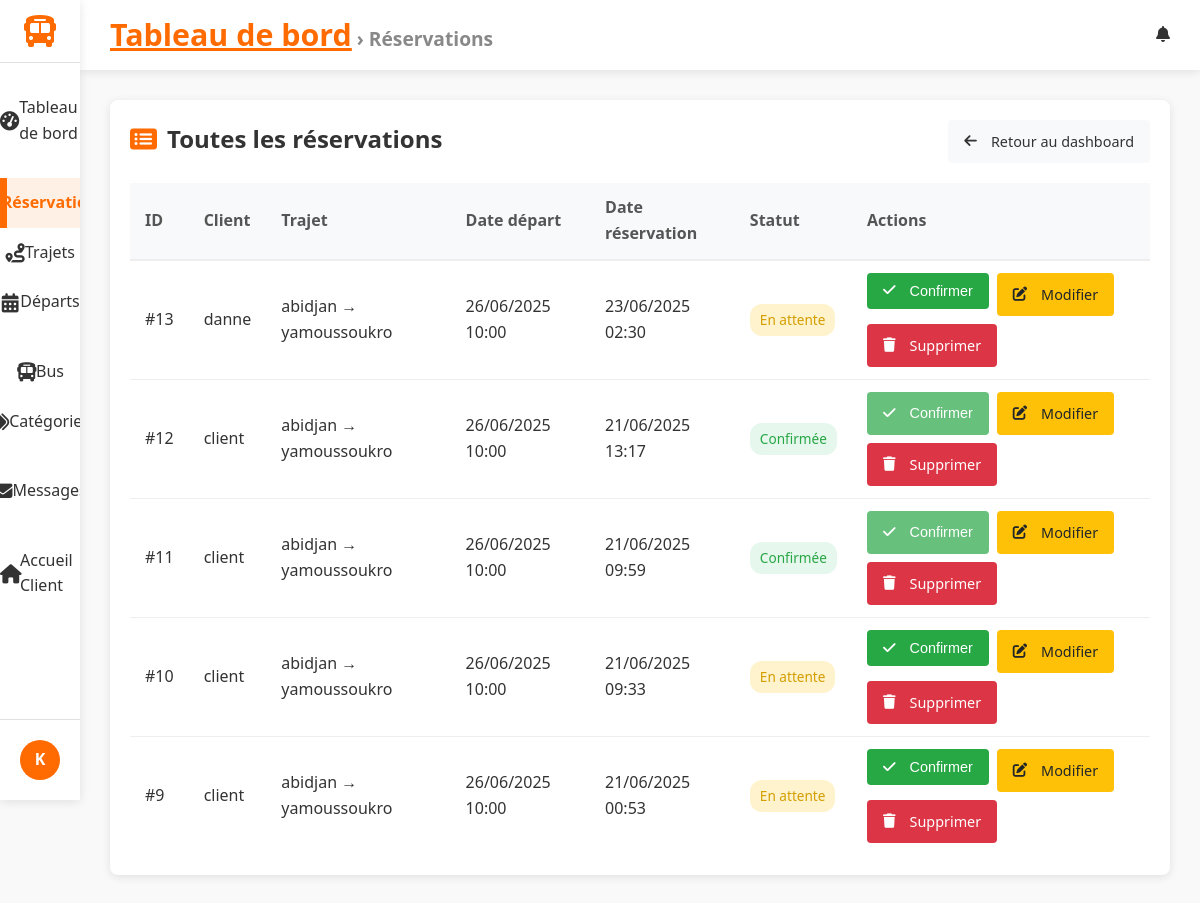
The app's page /dashboard/reservations/ (signed in) with its own data.
### accounts/models.py (models this page shows, shortened)
class CustomUser(AbstractUser):
    """
    Modèle utilisateur personnalisé. Hérite de AbstractUser (nom d'utilisateur, email, etc.).
    Nous pourrions ajouter des champs ici (par ex. is_client), mais utilisons la version minimale.
    """

### reservations/models.py (models this page shows, shortened)
class Reservation(models.Model):
    STATUS_CHOICES = [
        ('P', 'En attente'),
        ('C', 'Confirmée'),
        ('X', 'Annulée'),
    ]
    user = models.ForeignKey(settings.AUTH_USER_MODEL, on_delete=models.CASCADE)
    departure = models.ForeignKey(Departure, on_delete=models.CASCADE)
    status = models.CharField(max_length=1, choices=STATUS_CHOICES, default='P')
    booked_at = models.DateTimeField(auto_now_add=True)

### trips/models.py (models this page shows, shortened)
class Departure(models.Model):
    trip = models.ForeignKey(Trip, on_delete=models.CASCADE)
    bus = models.ForeignKey(Bus, on_delete=models.CASCADE)
    date = models.DateField()
    time = models.TimeField()
    is_active = models.BooleanField(default=True)
    class Meta:
        ordering = ['date', 'time']  # Tri par défaut par date puis heure

class Trip(models.Model):
    origin = models.CharField(max_length=100)       # Ville de départ
    destination = models.CharField(max_length=100)  # Ville d'arrivée
    category = models.ForeignKey(Category, on_delete=models.CASCADE)
    description = models.TextField(blank=True)
    price = models.DecimalField(max_digits=10, decimal_places=2, default=0)  # Prix du trajet

### gareci_admin/views.py (the view)
# urls.py: path('reservations/', ReservationAdminListView.as_view(), name='reservation_list'),
class ReservationAdminListView(StaffRequiredMixin,ActiveTabMixin, BreadcrumbMixin , ListView):
    model = Reservation
    template_name = 'dashboard/reservation_list.html'
    active_tab_value ='reservations'
    breadcrumb_title = 'Réservations '
    context_object_name = 'reservations'
    ordering = ['-booked_at']

### gareci_admin/utils.py (called while the page is built)
    def test_func(self):
        return self.request.user.is_staff

    def get_context_data(self, **kwargs):
        context = super().get_context_data(**kwargs)
        if self.active_tab_value:
            context['active_tab'] = self.active_tab_value
        return context

    def get_context_data(self, **kwargs):
        context = super().get_context_data(**kwargs)
        if self.breadcrumb_title:
            context['breadcrumb_title'] = self.breadcrumb_title
        return context

### gareci_admin/templates/dashboard/reservation_list.html (shortened to what this page needs)
{% extends 'dashboard/dashboard_base.html' %}
{% block content %}
<div class="reservations-container">
    <div class="reservations-header">
        <h2><i class="fas fa-list-alt"></i> Toutes les réservations</h2>
        <a href="{% url 'dashboard:index' %}" class="btn btn-default">
            <i class="fas fa-arrow-left"></i> Retour au dashboard
        </a>
    </div>
    <table class="reservations-table">
        <thead>
            <tr>
                <th>ID</th>
                <th>Client</th>
                <th>Trajet</th>
                <th>Date départ</th>
                <th>Date réservation</th>
                <th>Statut</th>
                <th>Actions</th>
            </tr>
        </thead>
        <tbody>
            {% for reservation in reservations %}
            <tr>
                <td>#{{ reservation.id }}</td>
                <td>{{ reservation.user.username }}</td>
                <td>{{ reservation.departure.trip.origin }} → {{ reservation.departure.trip.destination }}</td>
                <td>{{ reservation.departure.date|date:"d/m/Y" }} {{ reservation.departure.time|time:'H:i' }}</td>
                <td>{{ reservation.booked_at|date:'d/m/Y H:i' }}</td>
                <td>
                    <span class="status-badge
                        {% if reservation.status == 'P' %}status-pending
                        {% elif reservation.status == 'C' %}status-confirmed
                        {% elif reservation.status == 'X' %}status-cancelled{% endif %}">
                        {% if reservation.status == 'P' %}En attente
                        {% elif reservation.status == 'C' %}Confirmée
                        {% elif reservation.status == 'X' %}Annulée{% endif %}
                    </span>
                </td>
                <td>
                    <div class="action-buttons">
                        {% if reservation.status == 'P' %}
                            <form method="post" action="{% url 'dashboard:reservation_confirm' reservation.id %}" style="display:inline;">
                                <button type="submit" class="btn btn-sm btn-success">
                                    <i class="fas fa-check"></i> Confirmer
                                </button>
                            </form>
                        {% elif reservation.status == 'C' %}
                            <button class="btn btn-sm btn-success" disabled style="pointer-events: none; opacity: 0.7;">
                                <i class="fas fa-check"></i> Confirmer
                            </button>
                        {% elif reservation.status == 'X' %}
                            <button class="btn btn-sm btn-success" disabled style="pointer-events: none; opacity: 0.7;">
                                <i class="fas fa-check"></i> Confirmer
                            </button>
                        {% endif %}
                        <a href="{% url 'dashboard:reservation_edit' reservation.id %}" class="btn btn-sm btn-warning">
                            <i class="fas fa-edit"></i> Modifier
                        </a>
                        <a href="{% url 'dashboard:reservation_delete' reservation.id %}"
                           class="btn btn-sm btn-danger"
                           onclick="return confirm('Voulez-vous vraiment supprimer cette réservation ?');">
                            <i class="fas fa-trash"></i> Supprimer
                        </a>
                    </div>
                </td>
            </tr>
            {% endfor %}
        </tbody>
    </table>
</div>
{% endblock %}

### gareci_admin/templates/dashboard/dashboard_base.html (shortened to what this page needs)
{% load static %}
<!DOCTYPE html>
<html lang="fr">
<head>
    <link rel="stylesheet" href="https://cdnjs.cloudflare.com/ajax/libs/font-awesome/6.4.0/css/all.min.css">
    <link rel="stylesheet" href="{% static 'css/gareci_admin/dashboards.css' %}">
    <link rel="stylesheet" href="{% static 'css/gareci_admin/reservation_list.css' %}">
    <link rel="stylesheet" href="{% static 'css/gareci_admin/reservation_form.css' %}">
    <link rel="stylesheet" href="{% static 'css/gareci_admin/reservation_confirm_delete.css' %}">
    <link rel="stylesheet" href="{% static 'css/gareci_admin/trip_form.css' %}">
    <link rel="stylesheet" href="{% static 'css/gareci_admin/trip_list.css' %}">
    <link rel="stylesheet" href="{% static 'css/gareci_admin/message_list.css' %}">
    <link rel="stylesheet" href="{% static 'css/gareci_admin/message_form.css' %}">
    <link rel="stylesheet" href="{% static 'css/gareci_admin/message_confirm_delete.css' %}">
    <link rel="stylesheet" href="{% static 'css/gareci_admin/departure_list_.css' %}">
    <link rel="stylesheet" href="{% static 'css/gareci_admin/departure_form.css' %}">
    <link rel="stylesheet" href="{% static 'css/gareci_admin/category_list.css' %}">
    <link rel="stylesheet" href="{% static 'css/gareci_admin/category_form.css' %}">
    <link rel="stylesheet" href="{% static 'css/gareci_admin/bus_list.css' %}">
    <link rel="stylesheet" href="{% static 'css/gareci_admin/bus_form.css' %}">
</head>
<body>
    <div class="dashboard-container">
        <aside class="sidebar">
            <div class="logo">
                <a href="{% url 'dashboard:index' %}">
                    <i class="fas fa-bus"></i>
                </a>
            </div>
            <nav class="sidebar-nav">
                <ul class="nav-list">
                    <li class="{% if active_tab == 'dashboard' %}active{% endif %}">
                        <a href="{% url 'dashboard:index' %}">
                            <i class="fas fa-tachometer-alt"></i> Tableau de bord
                        </a>
                    </li>
                    <li class="nav-section-header">
                    </li>
                    <li class="{% if active_tab == 'reservations' %}active{% endif %}">
                        <a href="{% url 'dashboard:reservation_list' %}">
                             Réservations
                        </a>
                    </li>
                    <li class="{% if active_tab == 'trips' %}active{% endif %}">
                        <a href="{% url 'dashboard:trip_list' %}">
                            <i class="fas fa-route"></i> Trajets
                        </a>
                    </li>
                    <li class="{% if active_tab == 'departures' %}active{% endif %}">
                        <a href="{% url 'dashboard:departure_list' %}">
                            <i class="fas fa-calendar-alt"></i> Départs
                        </a>
                    </li>
                    <li class="nav-section-header">
                    </li>
                    <li class="{% if active_tab == 'buses' %}active{% endif %}">
                        <a href="{% url 'dashboard:bus_list' %}">
                            <i class="fas fa-bus"></i> Bus
                        </a>
                    </li>
                    <li class="{% if active_tab == 'categories' %}active{% endif %}">
                        <a href="{% url 'dashboard:category_list' %}">
                            <i class="fas fa-tags"></i> Catégories
                        </a>
                    </li>
                    <li class="nav-section-header">
                    </li>
                    <li class="{% if active_tab == 'messages' %}active{% endif %}">
                        <a href="{% url 'dashboard:message_list' %}">
                            <i class="fas fa-envelope"></i> Messages
                        </a>
                    </li>
                    <li class="nav-section-header">
                    </li>
                    <li class="{% if active_tab == 'messages' %}active{% endif %}">
                        <a href="{% url 'trips:home' %}">
                            <i class="fas fa-home"></i>Accueil Client
                        </a>
                    </li>
                </ul>
            </nav>
            <div class="sidebar-footer">
                <div class="user-profile">
                    <div class="user-avatar">
                        {% if user.profile.image %}
                            <img src="{{ user.profile.image.url }}" alt="{{ user.username }}">
                        {% else %}
                            <div class="avatar-initials">
                                {{ user.username|slice:":1"|upper }}
                            </div>
                        {% endif %}
                    </div>
                </div>
            </div>
        </aside>
        <main class="main-content">
            <header class="content-header">
                <div class="header-left">
                    <div class="breadcrumbs">
                        {% block breadcrumbs %}
                        <a href="{% url 'dashboard:index' %}">Tableau de bord</a>
                        {% if breadcrumb_title %} &rsaquo; {{ breadcrumb_title }}{% endif %}
                        {% endblock %}
                    </div>
                </div>
                <div class="header-right">
                    {% block header_actions %}
                    <div class="notifications">
                        <i class="fas fa-bell"></i>
                    </div>
                    {% endblock %}
                </div>
            </header>
            <div class="content-wrapper">
                {% block content %}{% endblock %}
            </div>
        </main>
    </div>
</body>
</html>

### static/css/gareci_admin/dashboards.css (style rules this page uses)
:root { --primary: #FF6B00; --primary-dark: #E05D00; --secondary: #0056B3; --dark: #333333; --light: #F5F5F5; --gray: #888888; --light-gray: #E0E0E0; --sidebar-width: 280px; --sidebar-collapsed-width: 80px; --header-height: 70px; --blue: #4285F4; --green: #34A853; --orange: #FBBC05; --red: #EA4335; --border-radius: 8px; --box-shadow: 0 2px 10px rgba(0, 0, 0, 0.1); --transition: all 0.3s ease; }
* { margin: 0; padding: 0; box-sizing: border-box; }
body { font-family: 'Segoe UI', Tahoma, Geneva, Verdana, sans-serif; background-color: #f9f9f9; color: var(--dark); line-height: 1.6; }
.dashboard-container { display: flex; min-height: 100vh; }
.sidebar { width: var(--sidebar-width); background-color: white; box-shadow: var(--box-shadow); display: flex; flex-direction: column; transition: var(--transition); z-index: 100; height: 100vh; position: fixed; }
.logo { display: flex; align-items: center; padding: 20px; border-bottom: 1px solid var(--light-gray); }
.logo a { text-decoration:none ; display: flex; align-items: center; }
.logo i { font-size: 2rem; color: var(--primary); margin-right: 10px; }
.sidebar-nav { flex: 1; padding: 20px 0; overflow-y: auto; }
.nav-list { list-style: none; }
.nav-section-header { padding: 15px 20px 5px; font-size: 0.8rem; text-transform: uppercase; color: var(--gray); letter-spacing: 0.5px; }
.nav-list li a { display: flex; align-items: center; padding: 12px 20px; color: var(--dark); text-decoration: none; transition: var(--transition); }
.nav-list li a i { margin-right: 10px; width: 20px; text-align: center; }
.nav-list li.active a { background-color: rgba(255, 107, 0, 0.1); color: var(--primary); border-left: 3px solid var(--primary); }
li.active { background-color: var(--accent); font-weight: bold; border-left: 4px solid var(--primary); }
.sidebar-footer { padding: 20px; border-top: 1px solid var(--light-gray); }
.user-profile { display: flex; align-items: center; }
.user-avatar { margin-right: 12px; }
.avatar-initials { width: 40px; height: 40px; border-radius: 50%; background-color: var(--primary); color: white; display: flex; align-items: center; justify-content: center; font-weight: bold; }
.main-content { flex: 1; margin-left: var(--sidebar-width); transition: var(--transition); min-height: 100vh; display: flex; flex-direction: column; }
.content-header { display: flex; justify-content: space-between; align-items: center; padding: 0 30px; height: var(--header-height); background-color: white; box-shadow: var(--box-shadow); position: sticky; top: 0; z-index: 90; }
.header-left { display: flex; align-items: center; }
.breadcrumbs { font-size: 1.2rem; color: var(--gray); font-weight: bolder; }
.breadcrumbs a { color: var(--primary); font-size: 1.9rem; font-weight: bolder; }
.header-right { display: flex; align-items: center; gap: 20px; }
.notifications { position: relative; cursor: pointer; }
.content-wrapper { flex: 1; padding: 30px; background-color: #f9f9f9; }
.status-badge { display: inline-block; padding: 5px 10px; border-radius: 20px; font-size: 0.8rem; font-weight: 500; }
.btn { display: inline-flex; align-items: center; justify-content: center; padding: 8px 16px; border-radius: var(--border-radius); font-weight: 500; cursor: pointer; transition: var(--transition); border: none; font-size: 0.9rem; }
.btn i { margin-right: 6px; }
.btn-sm { padding: 5px 10px; font-size: 0.8rem; }
@media (max-width: 1200px) { .sidebar { width: var(--sidebar-collapsed-width); } }
@media (max-width: 1200px) { .logo { justify-content: center; padding: 15px 0; } }
@media (max-width: 1200px) { .logo i { margin-right: 0; } }
@media (max-width: 1200px) { .nav-list li a { justify-content: center; padding: 12px 0; } }
@media (max-width: 1200px) { .nav-list li a i { margin-right: 0; font-size: 1.2rem; } }
@media (max-width: 1200px) { .user-avatar { margin-right: 0; } }
@media (max-width: 1200px) { .main-content { margin-left: var(--sidebar-collapsed-width); } }

### static/css/gareci_admin/reservation_form.css (style rules this page uses)
.btn { display: inline-flex; align-items: center; justify-content: center; padding: 10px 16px; border-radius: 4px; font-weight: 500; text-decoration: none; font-size: 0.9rem; transition: all 0.3s; border: none; cursor: pointer; gap: 8px; }

### static/css/gareci_admin/reservation_confirm_delete.css (style rules this page uses)
.btn { display: inline-flex; align-items: center; justify-content: center; padding: 10px 16px; border-radius: 4px; font-weight: 500; text-decoration: none; font-size: 0.9rem; transition: all 0.3s; border: none; cursor: pointer; gap: 8px; }
.btn-danger { background-color: #dc3545; color: white; }

### records on screen
CustomUser: username "K"
Reservation: id "13", user.username "danne", departure.trip.origin "abidjan", departure.trip.destination "yamoussoukro", departure "26/06/2025", departure.time "10:00", booked_at "23/06/2025 02:30", status "En attente"
Reservation: id "12", user.username "client", departure.trip.origin "abidjan", departure.trip.destination "yamoussoukro", departure "26/06/2025", departure.time "10:00", booked_at "21/06/2025 13:17", status "Confirmée"
Reservation: id "11", user.username "client", departure.trip.origin "abidjan", departure.trip.destination "yamoussoukro", departure "26/06/2025", departure.time "10:00", booked_at "21/06/2025 09:59", status "Confirmée"
Reservation: id "10", user.username "client", departure.trip.origin "abidjan", departure.trip.destination "yamoussoukro", departure "26/06/2025", departure.time "10:00", booked_at "21/06/2025 09:33", status "En attente"
Reservation: id "9", user.username "client", departure.trip.origin "abidjan", departure.trip.destination "yamoussoukro", departure "26/06/2025", departure.time "10:00", booked_at "21/06/2025 00:53", status "En attente"

### other values on screen
{{ breadcrumb_title }} "Réservations"
